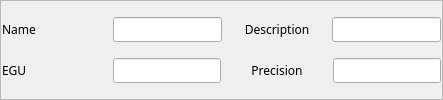
           <widget class="QFrame" name="frame_18">
            <property name="frameShape">
             <enum>QFrame::StyledPanel</enum>
            </property>
            <property name="frameShadow">
             <enum>QFrame::Raised</enum>
            </property>
            <layout class="QVBoxLayout" name="verticalLayout_27">
             <property name="spacing">
              <number>1</number>
             </property>
             <property name="margin">
              <number>1</number>
             </property>
             <item>
              <layout class="QHBoxLayout" name="horizontalLayout_34" stretch="1,1,1,1">
               <property name="spacing">
                <number>1</number>
               </property>
               <item>
                <widget class="QLabel" name="label_54">
                 <property name="sizePolicy">
                  <sizepolicy hsizetype="Fixed" vsizetype="Preferred">
                   <horstretch>0</horstretch>
                   <verstretch>0</verstretch>
                  </sizepolicy>
                 </property>
                 <property name="minimumSize">
                  <size>
                   <width>110</width>
                   <height>0</height>
                  </size>
                 </property>
                 <property name="font">
                  <font>
                   <family>Abyssinica SIL</family>
                   <pointsize>9</pointsize>
                  </font>
                 </property>
                 <property name="text">
                  <string>Name</string>
                 </property>
                </widget>
               </item>
               <item>
                <widget class="QELineEdit" name="qelineedit_30">
                 <property name="sizePolicy">
                  <sizepolicy hsizetype="Minimum" vsizetype="Fixed">
                   <horstretch>0</horstretch>
                   <verstretch>0</verstretch>
                  </sizepolicy>
                 </property>
                 <property name="minimumSize">
                  <size>
                   <width>0</width>
                   <height>1</height>
                  </size>
                 </property>
                 <property name="font">
                  <font>
                   <family>Abyssinica SIL</family>
                   <pointsize>9</pointsize>
                  </font>
                 </property>
                 <property name="variable" stdset="0">
                  <string>$(DMC)$(M).NAME</string>
                 </property>
                 <property name="addUnits">
                  <bool>true</bool>
                 </property>
                </widget>
               </item>
               <item>
                <widget class="QLabel" name="label_55">
                 <property name="sizePolicy">
                  <sizepolicy hsizetype="Preferred" vsizetype="Preferred">
                   <horstretch>0</horstretch>
                   <verstretch>0</verstretch>
                  </sizepolicy>
                 </property>
                 <property name="font">
                  <font>
                   <family>Abyssinica SIL</family>
                   <pointsize>9</pointsize>
                  </font>
                 </property>
                 <property name="text">
                  <string>Description</string>
                 </property>
                 <property name="alignment">
                  <set>Qt::AlignCenter</set>
                 </property>
                </widget>
               </item>
               <item>
                <widget class="QELineEdit" name="qelineedit_31">
                 <property name="sizePolicy">
                  <sizepolicy hsizetype="Minimum" vsizetype="Fixed">
                   <horstretch>0</horstretch>
                   <verstretch>0</verstretch>
                  </sizepolicy>
                 </property>
                 <property name="minimumSize">
                  <size>
                   <width>0</width>
                   <height>1</height>
                  </size>
                 </property>
                 <property name="font">
                  <font>
                   <family>Abyssinica SIL</family>
                   <pointsize>9</pointsize>
                  </font>
                 </property>
                 <property name="variable" stdset="0">
                  <string>$(DMC)$(M).DESC</string>
                 </property>
                 <property name="addUnits">
                  <bool>true</bool>
                 </property>
                </widget>
               </item>
              </layout>
             </item>
             <item>
              <layout class="QHBoxLayout" name="horizontalLayout_35" stretch="1,1,1,1">
               <property name="spacing">
                <number>1</number>
               </property>
               <item>
                <widget class="QLabel" name="label_51">
                 <property name="sizePolicy">
                  <sizepolicy hsizetype="Fixed" vsizetype="Preferred">
                   <horstretch>0</horstretch>
                   <verstretch>0</verstretch>
                  </sizepolicy>
                 </property>
                 <property name="minimumSize">
                  <size>
                   <width>110</width>
                   <height>0</height>
                  </size>
                 </property>
                 <property name="font">
                  <font>
                   <family>Abyssinica SIL</family>
                   <pointsize>9</pointsize>
                  </font>
                 </property>
                 <property name="text">
                  <string>EGU</string>
                 </property>
                </widget>
               </item>
               <item>
                <widget class="QELineEdit" name="qelineedit_26">
                 <property name="sizePolicy">
                  <sizepolicy hsizetype="Minimum" vsizetype="Fixed">
                   <horstretch>0</horstretch>
                   <verstretch>0</verstretch>
                  </sizepolicy>
                 </property>
                 <property name="minimumSize">
                  <size>
                   <width>0</width>
                   <height>1</height>
                  </size>
                 </property>
                 <property name="font">
                  <font>
                   <family>Abyssinica SIL</family>
                   <pointsize>9</pointsize>
                  </font>
                 </property>
                 <property name="variable" stdset="0">
                  <string>$(DMC)$(M).EGU</string>
                 </property>
                 <property name="addUnits">
                  <bool>true</bool>
                 </property>
                </widget>
               </item>
               <item>
                <widget class="QLabel" name="label_49">
                 <property name="sizePolicy">
                  <sizepolicy hsizetype="Preferred" vsizetype="Preferred">
                   <horstretch>0</horstretch>
                   <verstretch>0</verstretch>
                  </sizepolicy>
                 </property>
                 <property name="minimumSize">
                  <size>
                   <width>110</width>
                   <height>0</height>
                  </size>
                 </property>
                 <property name="font">
                  <font>
                   <family>Abyssinica SIL</family>
                   <pointsize>9</pointsize>
                  </font>
                 </property>
                 <property name="text">
                  <string>Precision</string>
                 </property>
                 <property name="alignment">
                  <set>Qt::AlignCenter</set>
                 </property>
                </widget>
               </item>
               <item>
                <widget class="QELineEdit" name="qelineedit_23">
                 <property name="sizePolicy">
                  <sizepolicy hsizetype="Minimum" vsizetype="Fixed">
                   <horstretch>0</horstretch>
                   <verstretch>0</verstretch>
                  </sizepolicy>
                 </property>
                 <property name="minimumSize">
                  <size>
                   <width>0</width>
                   <height>1</height>
                  </size>
                 </property>
                 <property name="font">
                  <font>
                   <family>Abyssinica SIL</family>
                   <pointsize>9</pointsize>
                  </font>
                 </property>
                 <property name="variable" stdset="0">
                  <string>$(DMC)$(M).PREC</string>
                 </property>
                 <property name="addUnits">
                  <bool>false</bool>
                 </property>
                </widget>
               </item>
              </layout>
             </item>
            </layout>
           </widget>
